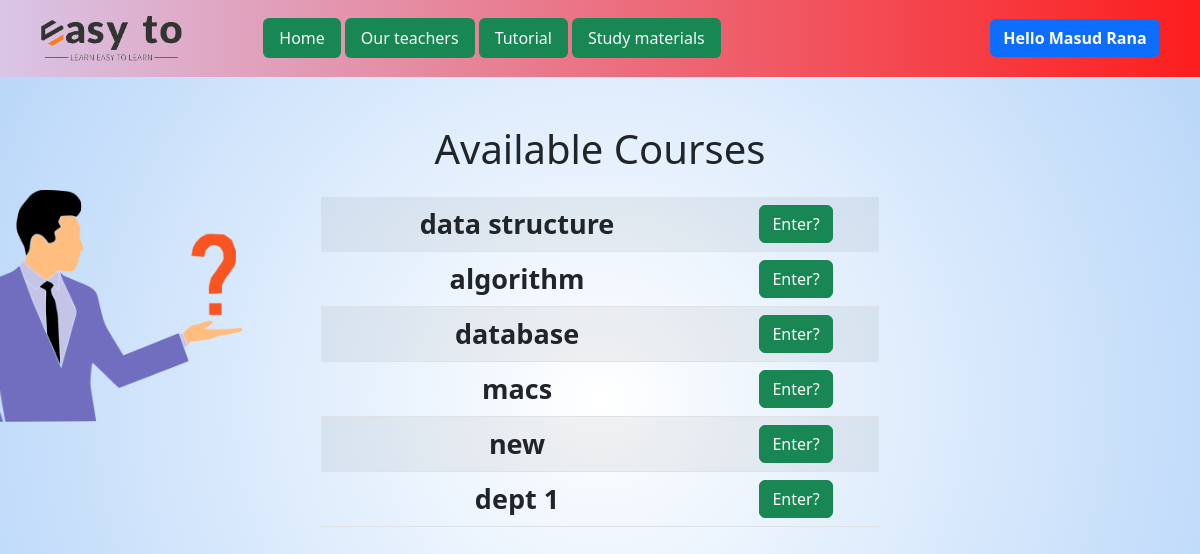
Screenshot of /quiz.php (signed in) with the database file from the repository.
### tables this page shows
CREATE TABLE `departments` (
  `id` int(11) NOT NULL,
  `dept_name` varchar(255) DEFAULT NULL,
  `total_ques` varchar(255) DEFAULT NULL
);

### quiz.php (the view)
<?php include 'header.inc.php'; ?>
    <div class="container mt-5">
        <div class="quiz-img">
            <img src="assets/img.png" alt="quiz">
        </div>
        <div class="row">
            <h1 class="text-center text-capitalize text-dark">available Courses</h1>
            <div class="col-12 d-flex align-items-center justify-content-center">
                <section class="col-6">
                    <table class="mt-3 mb-3 table table-striped">
                    <?php
                        $query="SELECT * from departments";
                        $run=mysqli_query($con,$query) or die("Department query failed");
                        if(mysqli_num_rows($run)>0){
                        while($data=mysqli_fetch_assoc($run)){
                ?>
                        <tr>
                            <td class="fw-bold text-center"><?php echo $data['dept_name'] ?></td>
                            <td class="text-center"><button class="btn btn-success"><a class="nav-link" href="quiz-question.php?id=<?php echo $data['id'] ?>">Enter?</a></button></td>
                        </tr>
                        <?php
                }
            }
        ?>
                    </table>
                </section>
            </div>
        </div>
    </div>
    <?php include 'footer.inc.php'; ?>

### css/style.css (style rules this page uses)
body { background: radial-gradient(circle, rgba(255,255,255,1) 0%, rgba(182,213,249,1) 100%); }
td.fw-bold.text-center { font-size: 27px; }
.quiz-img { position: absolute; }
.quiz-img img { position: absolute; top: 65px; width: 280px; left: -80px; }
.quiz-img img { animation-name: img-anim; animation-timing-function: ease-in-out; animation-duration: 1s; animation-direction: alternate; animation-iteration-count: infinite; }

### rows the page displays
departments: dept_name "data structure"
departments: dept_name "algorithm"
departments: dept_name "database"
departments: dept_name "macs"
departments: dept_name "new"
departments: dept_name "dept 1"

### other values shown
$_SESSION['name'] "Masud Rana"
